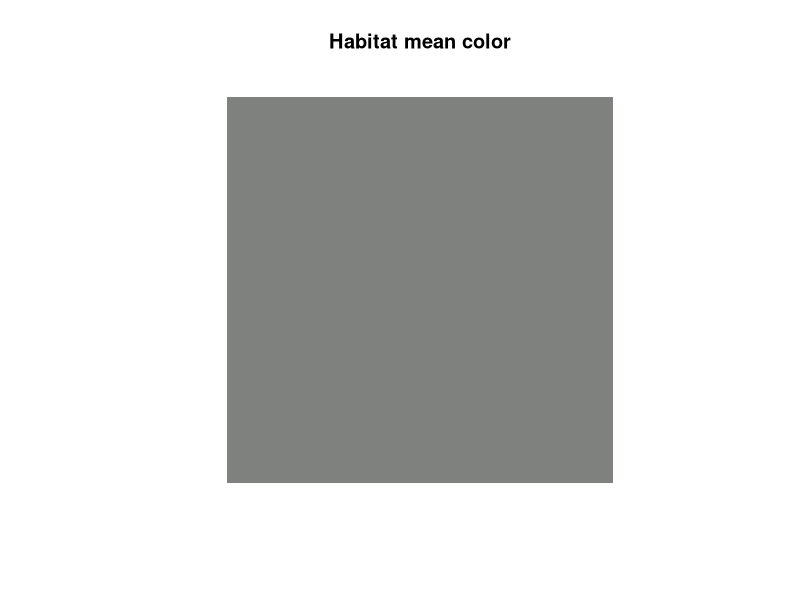
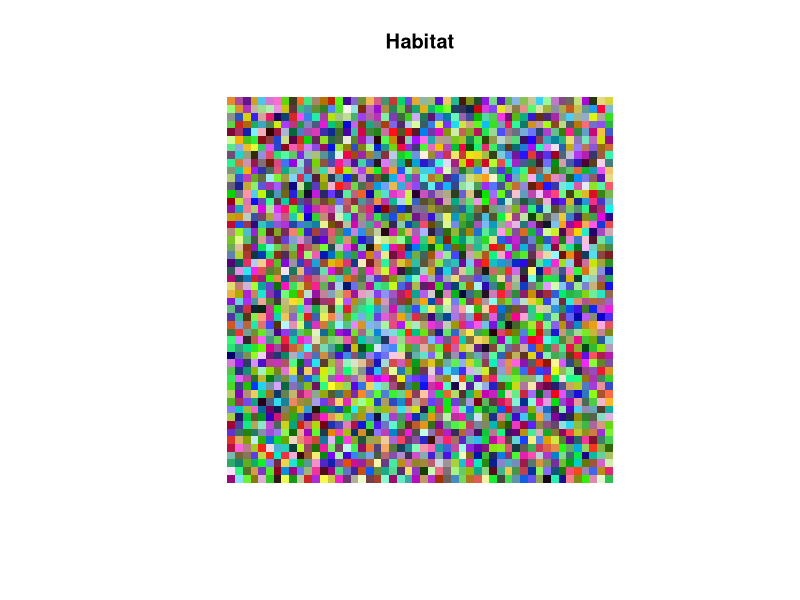
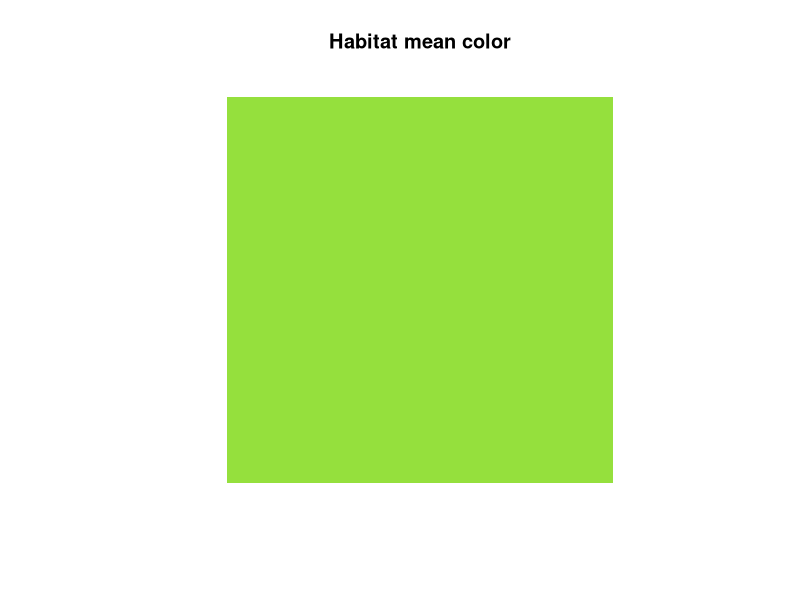
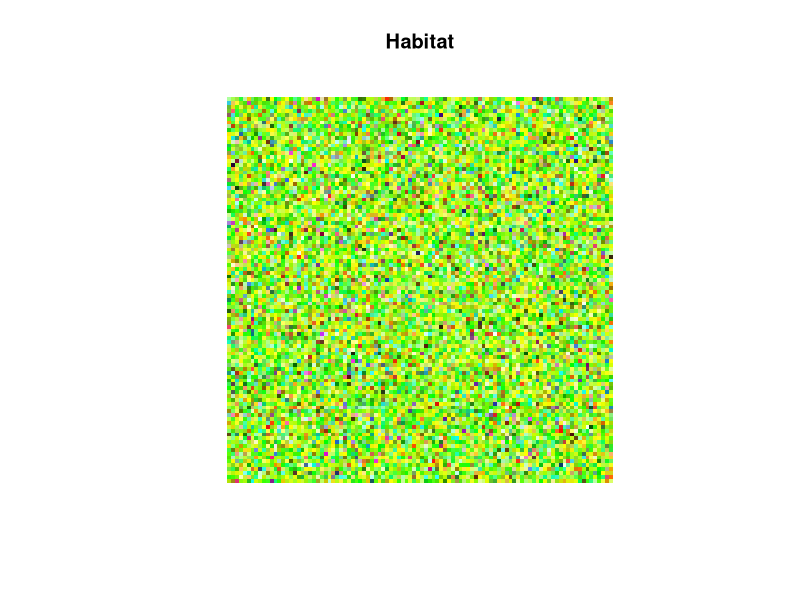
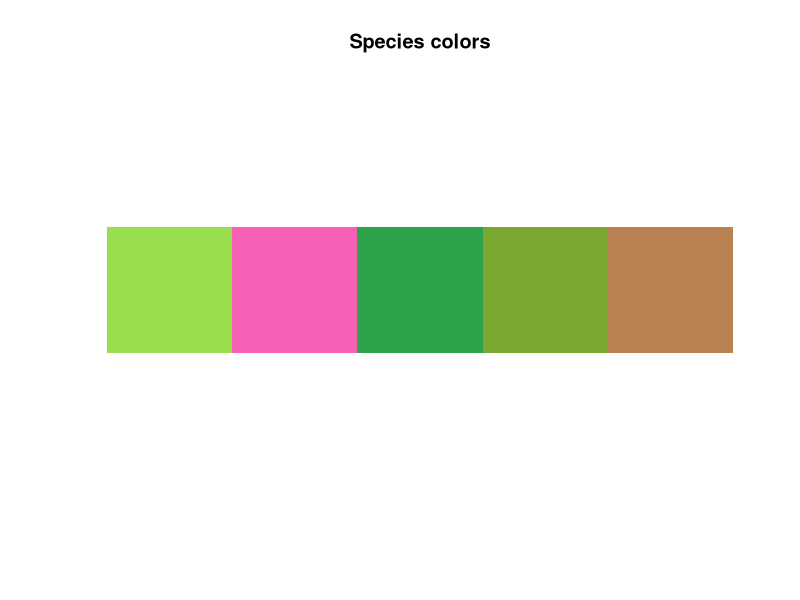
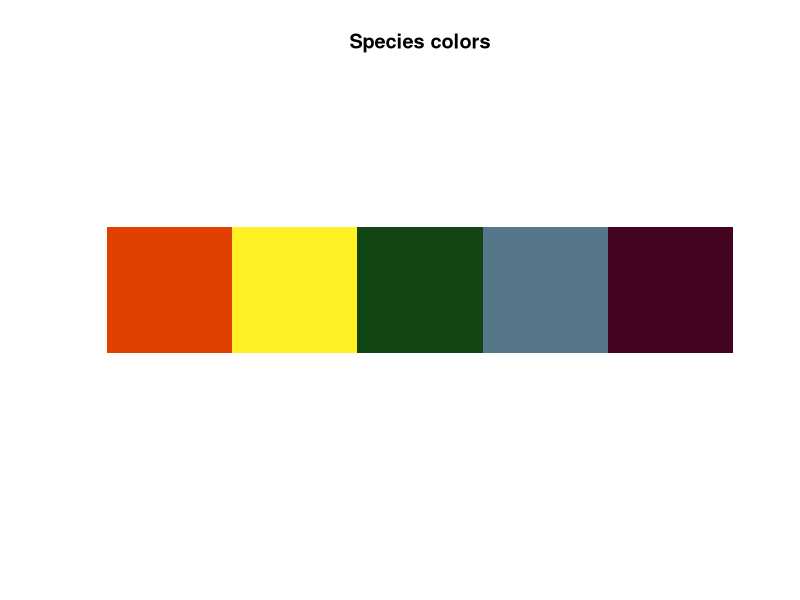
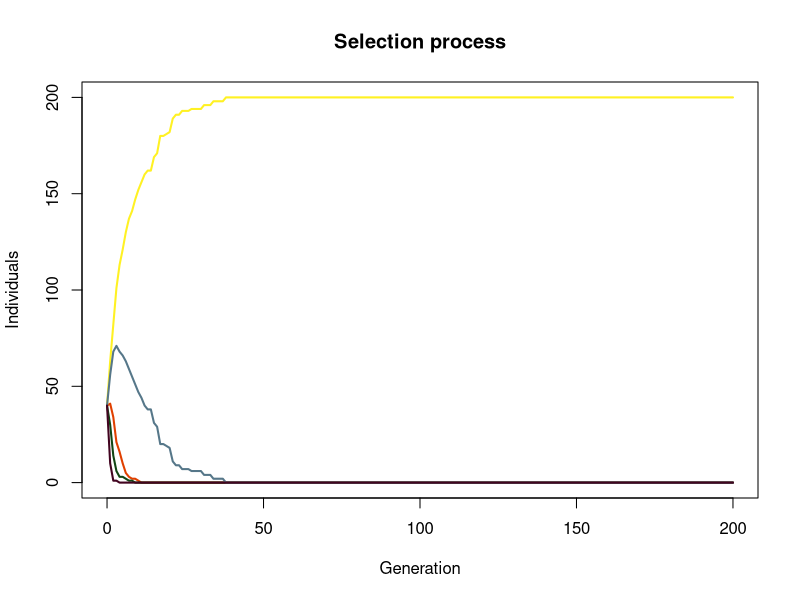
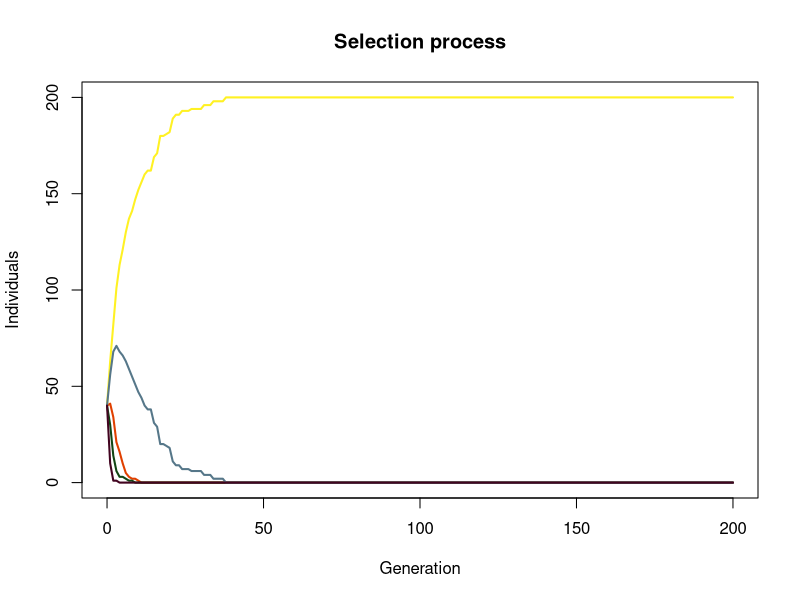

Reproduce these figures in R, in order.
###### Ecology Lab: Natural selection simulation

### Clear everything
rm(list=ls())
#############

############# Function building #############

### Visualize main color
display_main_color <- function(main_color){
  plot(NULL, xlim = c(0,1), ylim = c(0,1), axes = FALSE, xlab = "", ylab = "", asp = 1)
  rect(0, 0, 1, 1, col = rgb(main_color[1], main_color[2], main_color[3]), border = NA)
  title(main = "Habitat mean color")
}

#### Visualize patches, origin (1,1) at left lower corner
Draw_habitat <- function(habitat){
  
  len_x <- habitat$x[nrow(habitat)]
  len_y <- habitat$y[nrow(habitat)]
  
  plot(
    NULL, 
    xlim = c(0.5, len_x + 0.5), 
    ylim = c(0.5, len_y + 0.5),
    xlab = "", ylab = "", 
    axes = FALSE, asp = 1
  )
  for (i in 1:nrow(habitat)) {
    rect(
      habitat$x[i] - 0.5, habitat$y[i] - 0.5,
      habitat$x[i] + 0.5, habitat$y[i] + 0.5,
      col = habitat$col_code[i],
      border = NA 
    )
  }
  title(main = "Habitat")
}

#### Patch building: fully random
Random_patch <- function(seed, len_x, len_y){
  ## Fix draw results (number changeable)
  set.seed(seed)
  ### Patch building
  habitat <- within(
    data.frame(
      x = rep(1:len_x, each = len_y),
      y = rep(1:len_y, times = len_x),
      R = runif(len_x * len_y, 0, 1),
      G = runif(len_x * len_y, 0, 1),
      B = runif(len_x * len_y, 0, 1)
    ), {
      col_code <- rgb(R, G, B)
    }
  )
  Main_color <- colMeans(habitat[, c("R", "G", "B")])
  set.seed(NULL)
  display_main_color(main_color = Main_color)
  Habitat <- list(habitat = habitat, main_color = Main_color)
  Draw_habitat(habitat = habitat)
  return(Habitat)
}

#### Patch building: major color
Major_color <- function(seed, len_x, len_y, homo = 2){
  ## Fix draw results (number changeable)
  set.seed(seed)
  ### Draw a major color
  major_R <- runif(1, 0.1, 0.9)
  major_G <- runif(1, 0.1, 0.9)
  major_B <- runif(1, 0.1, 0.9)
  ## Fix draw results (optional, number changeable)
  set.seed(seed)
  ### Patch building
  habitat <- within(
    data.frame(
      x = rep(1:len_x, each = len_y),
      y = rep(1:len_y, times = len_x),
      R = rbeta(len_x * len_y, major_R * homo, (1-major_R) * homo),
      G = rbeta(len_x * len_y, major_G * homo, (1-major_G) * homo),
      B = rbeta(len_x * len_y, major_B * homo, (1-major_B) * homo)
    ), {
      col_code <- rgb(R, G, B)
    }
  )
  Main_color <- colMeans(habitat[, c("R", "G", "B")])
  set.seed(NULL)
  display_main_color(main_color = Main_color)
  Habitat <- list(habitat = habitat, main_color = Main_color)
  Draw_habitat(habitat = habitat)
  return(Habitat)
}

### Function: display species traits function
display_species_color <- function(species_trait){
  plot(NULL, xlim = c(0, nrow(species_trait)), ylim = c(0, 1),
       axes = FALSE, xlab = "", ylab = "", asp = 1)
  for (i in 1:nrow(species_trait)) {
    rect(i - 1, 0, i, 1, col = species_trait$col_code[i], border = NA)
  }
  title(main = "Species colors")
}

### Function: species trait decision
Species_trait <- function(N, seed){
  ## Fix draw results (optional, number changeable)
  set.seed(seed)
  ### Draw species trait
  species_trait <- within(
    data.frame(species_number = c(1:N),
               R = runif(N, 0, 1),
               G = runif(N, 0, 1),
               B = runif(N, 0, 1)), {
                 col_code <- rgb(R, G, B)
               })
  display_species_color(species_trait)
  return(species_trait)
}

### Function: manually decide species trait
Manual_species_trait <- function(hexcode_vector){
  # Convert the hex code to RGB values
  species_trait <- as.data.frame(t(col2rgb(hexcode_vector)/255))
  species_trait <- setNames(species_trait, c("R", "G", "B"))
  species_number <- c(1:nrow(species_trait))
  species_trait <- cbind(species_number, species_trait)
  species_trait$col_code <- hexcode_vector
  display_species_color(species_trait)
  return(species_trait)
}

### Function: dispersal
dispersal <- function(sp_pop, len_x, len_y){
  sp <- rep(sp_pop$species_number, sp_pop$individuals)
  position <- sample((len_x - 2) * (len_y - 2), length(sp))
  pos_x <- position %% (len_x - 2) + 1
  pos_y <- position %/% (len_x - 2) + 1
  disp_df <- data.frame(sp, pos_x, pos_y)
  return(disp_df)
}

### Function: predation
predation <- function(sp_disp, habitat, species_trait, pred_intensity, fitness_varience){
  
  ## Add species traits
  color_df <- merge(sp_disp, species_trait,
                    by.x = "sp", by.y = "species_number", all.x = TRUE)
  color_df$consp <- -100
  
  ## Calculate conspicuousness
  for (i in 1:nrow(color_df)) {
    target_x <- color_df$pos_x[i]
    target_y <- color_df$pos_y[i]
    ## Surrounding patch color 
    neighbors <- subset(habitat,
                        x >= target_x - 1 & x <= target_x + 1 & y >= target_y - 1 & y <= target_y + 1)
    neighbors_9 <- as.matrix(neighbors[, c("R", "G", "B")])
    ### Target trait
    target_rgb <- color_df[i, c("R", "G", "B")]
    ### Target color difference with surrounding patches
    trait_diff <- sum((neighbors_9 - matrix(as.numeric(target_rgb), nrow(neighbors), 3, byrow = TRUE))^2)
    ### Color variance of surrounding patches
    mean_color <- colMeans(neighbors[, c("R", "G", "B")])
    patch_mess <- sum((neighbors_9 - matrix(mean_color, nrow(neighbors), 3, byrow = TRUE))^2)
    
    ### Conspicuousness calculation
    consp_level <- trait_diff / patch_mess
    color_df$consp[i] <- consp_level
  }
  
  ### Predation
  
  pred_prob <- function(consp, pred_int, fit_var){
    (1 / (1 + exp(fit_var * (100 / (pred_int) - consp)))) * (consp >= 0)
  }
  color_df$pred_prob <- pred_prob(consp = color_df$consp, pred_int = pred_intensity, fit_var = fitness_varience)
  color_df$pred_decision <- runif(nrow(color_df))
  color_df$survive <- color_df$pred_decision - color_df$pred_prob
  color_df <- color_df[color_df$survive > 0, ]
  
  sp_abund <- as.data.frame(table(color_df$sp))
  colnames(sp_abund) <- c("species_number", "individuals")
  
  return(sp_abund)
  
}


### Function: reproduction
reproduction <- function(sp_pop, ini_pop){
  r <- ini_pop * nrow(sp_pop) / sum(sp_pop$individuals)
  sp_pop$individuals <- round(sp_pop$individuals * r)
  return(sp_pop)
}

#### Function: plot selection process
Selection_process <- function(pop_process){
  species <- unique(pop_process$sp)
  plot(NA, xlim = range(pop_process$generation),
       ylim = range(pop_process$individuals),
       xlab = "Generation",
       ylab = "Individuals")
  for (s in species) {
    dat <- subset(pop_process, species_number == s)
    lines(dat$generation, dat$individuals, col = dat$col_code[1], lwd = 2)
  }
  title(main = "Selection process")
}

### Simulation function
Natural_selection <- function(habitat, species_traits, ini_pop, gen, pred_intensity, fitness_varience){
  
  Habitat <- habitat$habitat
  len_x <- Habitat$x[nrow(Habitat)]
  len_y <- Habitat$y[nrow(Habitat)]
  
  if(nrow(species_traits) * ini_pop > (len_x - 2) * (len_y - 2)){
    cat("Number of individuals larger than number of available patches.\nPlease change habitat size or initial individual number per species.")
    return("Error in parameters settings.")
  }
  
  Sp_Pop <- data.frame(species_number = c(1:nrow(species_traits)),
                       individuals = ini_pop)
  pop_process <- cbind(generation = 0, Sp_Pop)
  
  
  ### True random simulation results
  set.seed(NULL)
  
  for (g in 1:gen) {
    Sp_Disp <- dispersal(sp_pop = Sp_Pop, len_x = len_x, len_y = len_y)
    Sp_Pop <- predation(sp_disp = Sp_Disp, habitat = Habitat, species_trait = species_traits, pred_intensity = pred_intensity, fitness_varience = fitness_varience)
    Sp_Pop <- reproduction(sp_pop = Sp_Pop, ini_pop = ini_pop)
    
    ### save results
    pop_process <- rbind(pop_process, cbind(generation = g, Sp_Pop))
  }
  
  pop_process <- merge(pop_process, species_traits[, c("species_number", "col_code")],
                       by.x = "species_number", by.y = "species_number", all.x = TRUE)
  pop_process <- pop_process[order(pop_process$generation, pop_process$sp), ]
  
  selection <- list(Habitat = Habitat, Main_color = habitat$main_color, Pop_Process = pop_process, Species_Trait = species_traits)
  
  Selection_process(pop_process = pop_process)
  
  return(selection)
}
#############

############# Habitat and Species trait decision #############

### Uniform patch color
Habitat <- Random_patch(seed = 420, len_x = 50, len_y = 50)
### Habitat with certain patch mean color
Habitat <- Major_color(seed = 420, len_x = 100, len_y = 100)
### Species colors: draw
Species_Traits <- Species_trait(N = 5, seed = 420)
### Manually decide species colors
Species_Traits <- Manual_species_trait(c("#E04000", "#FFF123", "#114514", "#567789", "#420420"))

############# Parameter settings #############
Parameters <- list(
  ### Habitat
  habitat <- Habitat,
  ### Species traits
  species_traits <- Species_Traits,
  ### Number of individuals per species (must be an integer)
  ini_pop <- 40,
  ### Generations (must be integer)
  gen <- 200,
  ### Predation intensity
  pred_intensity <- 20, 
  ### fitness varience between different species traits
  fitness_varience <- 5
)
#############

############# Execute simulation: natural selection #############
Results <- do.call(Natural_selection, Parameters)

############# PLotting #############

#### Plot selection process
Selection_process(Results$Pop_Process)

#### Plot habitat
Draw_habitat(habitat = Results$Habitat)

#### Plot mean color
display_main_color(main_color = Results$Main_color)

#### Plot species traits
display_species_color(species_trait = Results$Species_Trait)


